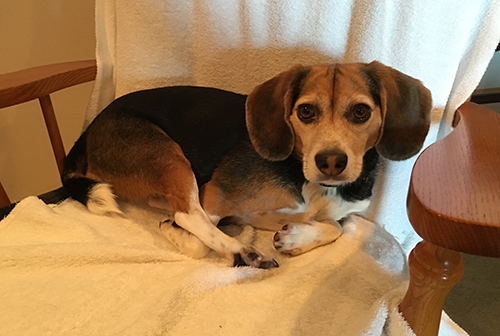
#> input picture beagle.png, 500 x 336 px
$ python convolutions.py --image beagle.png
#> lines starting #> are read from the running program, lines starting #| are printed output that depends on the picture
# import the necessary packages
from skimage.exposure import rescale_intensity
import numpy as np
import argparse
import cv2

def convolve(image, K):
    # grab the spatial dimensions of the image and kernel
    (iH, iW) = image.shape[:2]
    (kH, kW) = K.shape[:2]

    # allocate memory for the output image, taking care to "pad" the borders of the input image so the spatial size (i.e., width and height) are not reduced
    pad = (kW -1) //2
    image = cv2.copyMakeBorder(image, pad, pad, pad, pad,cv2.BORDER_REPLICATE)
    output = np.zeros((iH, iW), dtype="float")

    # loop over the input image, "sliding" the kernel across each (x, y)-coordinate from left-to-right and top-to-bottom
    for y in np.arange(pad, iH + pad):
        for x in np.arange(pad, iW + pad):
            # extract the ROI of the image by extracting the *center* region of the current (x, y)-coordinates dimensions
            roi = image[y - pad:y + pad +1, x - pad:x + pad +1]

            # perform the actual convolution by taking the element-wise multiplication between the ROI and the kernel, then summing the matrix
            k = (roi * K).sum()

            # store the convolved value in the output (x, y)- coordinate of the output image
            output[y - pad, x - pad] = k

    # rescale the output image to be in the range [0, 255]
    output = rescale_intensity(output, in_range=(0,255))
    output = (output *255).astype( "uint8")

    # return the output image
    return output

# construct the argument parse and parse the arguments
ap = argparse.ArgumentParser()
ap.add_argument("-i", "--image", required=True, help="path to the input image")
args =vars(ap.parse_args())

# construct average blurring kernels used to smooth an image
smallBlur = np.ones((7,7), dtype= "float") * (1.0/ (7*7))
largeBlur = np.ones((21,21), dtype="float") * (1.0/ (21*21))

# construct a sharpening filter
sharpen = np.array(([0, -1,0],[-1,5, -1],[0, -1,0]), dtype="int")

# construct the Laplacian kernel used to detect edge-like regions of an image
laplacian = np.array(([0,1,0],[1, -4,1],[0,1,0]), dtype="int")

# construct the Sobel x-axis kernel
sobelX = np.array(([-1,0,1],[-2,0,2],[-1,0,1]), dtype="int")

# construct the Sobel y-axis kernel
sobelY = np.array(([-1, -2, -1],[0,0,0],[1,2,1]), dtype="int")

# construct an emboss kernel
emboss = np.array(([-2, -1,0],[-1,1,1],[0,1,2]), dtype= "int")

# construct the kernel bank, a list of kernels we’re going to apply using both our custom ‘convole‘ function and OpenCV’s ‘filter2D‘ function
kernelBank = (("small_blur", smallBlur),("large_blur", largeBlur),("sharpen", sharpen),("laplacian", laplacian),("sobel_x", sobelX),("sobel_y", sobelY),("emboss", emboss))

# load the input image and convert it to grayscale
image = cv2.imread(args["image"])
#> image is the input picture: shape (336, 500, 3); mean B, G, R 83, 120.9, 156.2
gray = cv2.cvtColor(image, cv2.COLOR_BGR2GRAY)
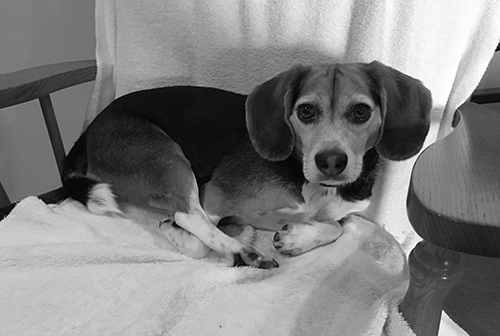
#> gray: shape (336, 500); min 0, max 255, mean 127.2

# loop over the kernels
for(kernelName, K) in kernelBank:
    # apply the kernel to the grayscale image using both our custom ‘convolve‘ function and OpenCV’s ‘filter2D‘ function
    print("[INFO] applying {} kernel".format(kernelName))
    convolveOutput = convolve(gray, K)
    opencvOutput = cv2.filter2D(gray, -1, K)

    # show the output images
    cv2.imshow("Original", gray)
    cv2.imshow("{} - convole".format(kernelName), convolveOutput)
    cv2.imshow("{} - opencv".format(kernelName), opencvOutput)
    cv2.waitKey(0)
    cv2.destroyAllWindows()
#> this loop made 7 passes
#> pass 1, in convolve, `image = cv2.copyMakeBorder(image, pad, pad, pad, pad,cv2.BORDER_REPLIC..`:
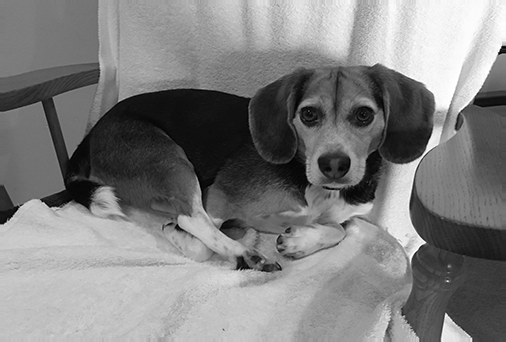
#> image: shape (342, 506); min 0, max 255, mean 127.9
#> pass 1, `convolveOutput = convolve(gray, K)`:
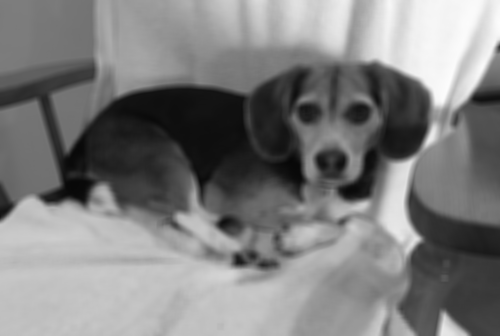
#> convolveOutput: shape (336, 500); min 7, max 252, mean 126.7
#> pass 2, in convolve (call 2), `image = cv2.copyMakeBorder(image, pad, pad, pad, pad,cv2.BORDER_REPLIC..`:
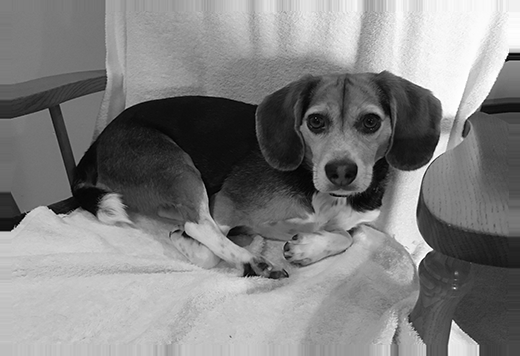
#> image: shape (356, 520); min 0, max 255, mean 129.5
